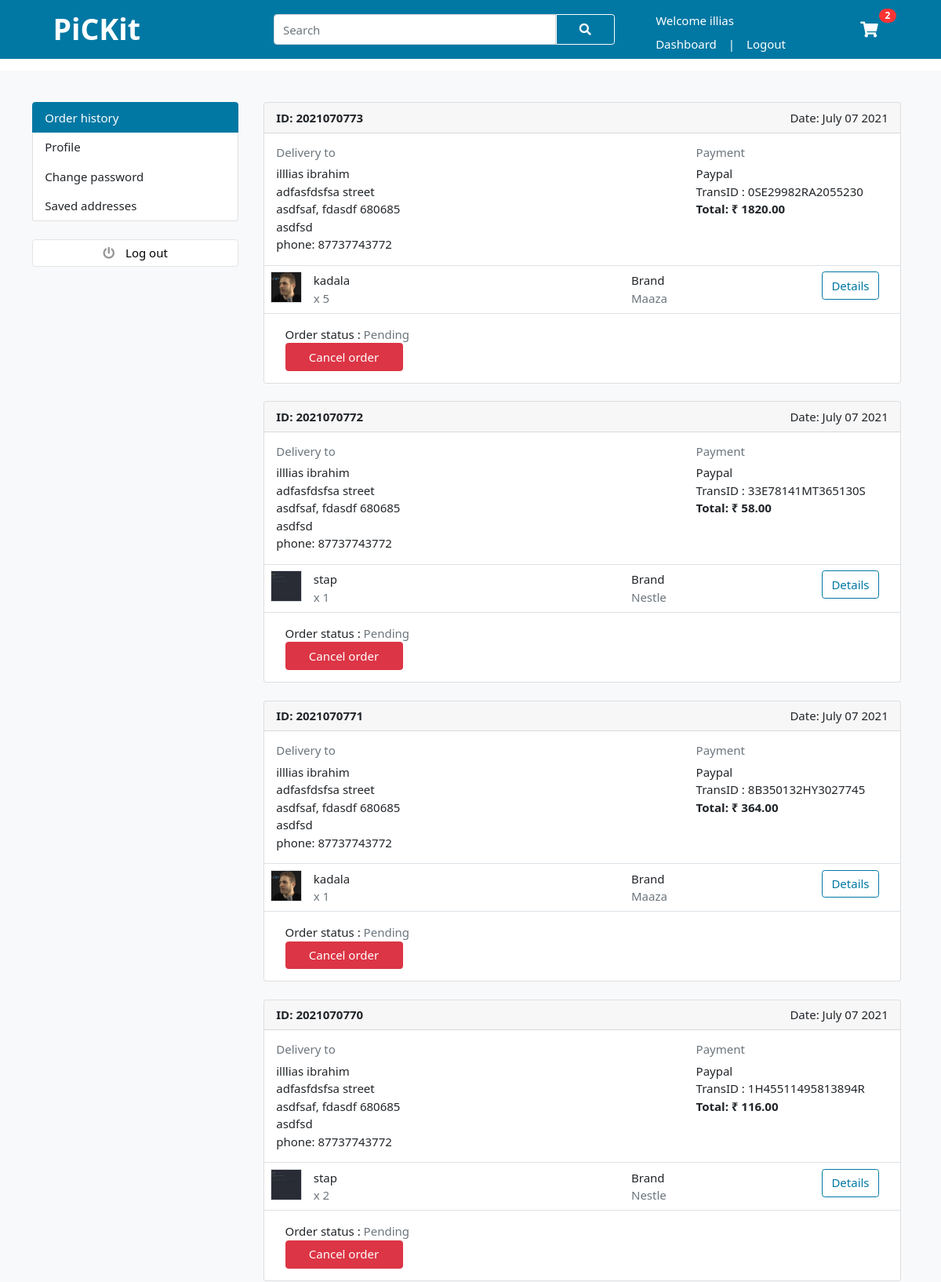
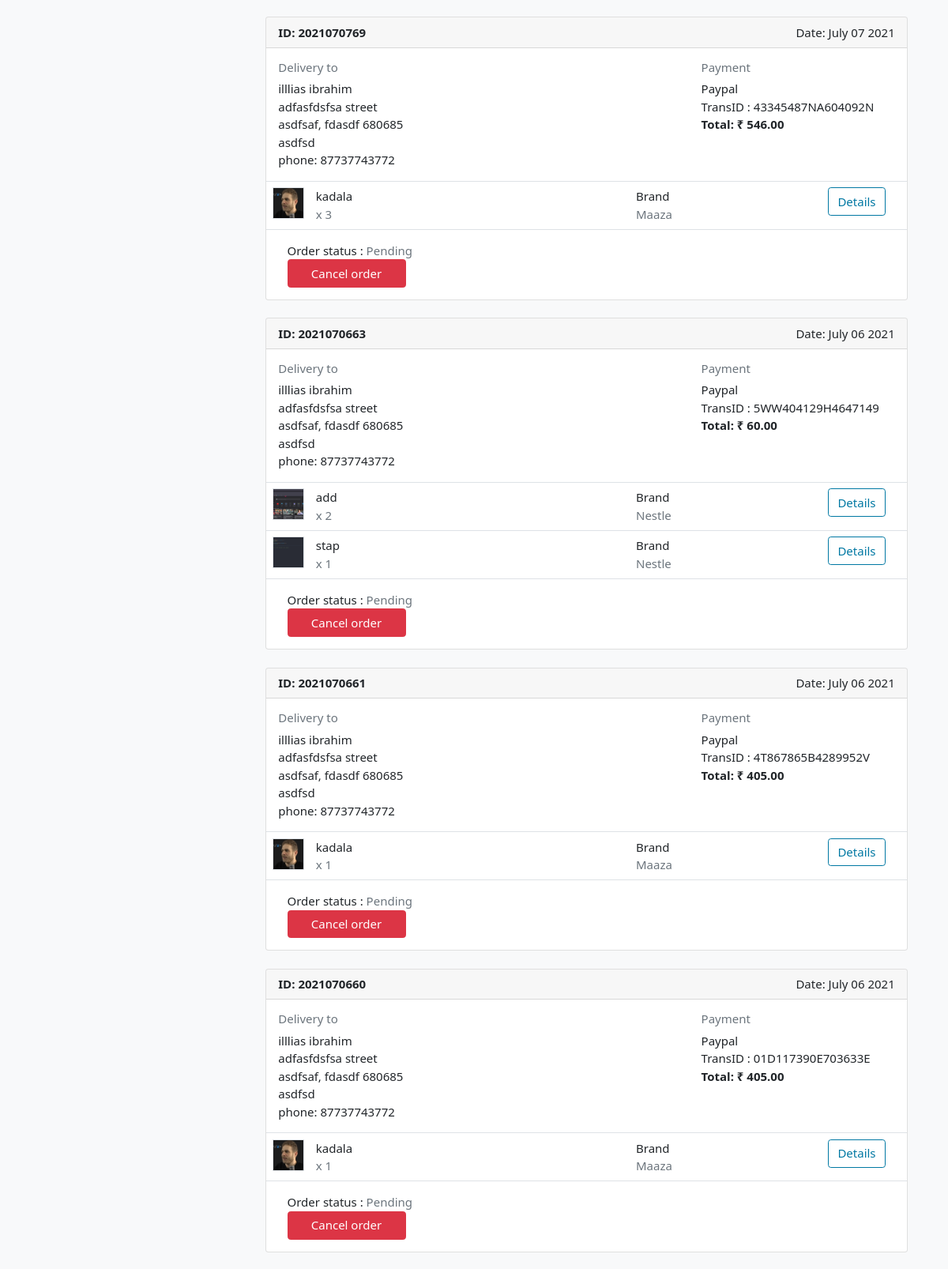
Page /account/ (signed in, upper part) on the committed database (2 pictures, top to bottom).
### user/models.py (models this page shows, shortened)
class Account(AbstractBaseUser):
    first_name      = models.CharField(max_length=50)
    last_name       = models.CharField(max_length=50)
    email           = models.EmailField(max_length=100, unique=True)
    username        = models.CharField(max_length=50, blank=True)
    phone           = models.CharField(max_length=13, unique=True)
    has_access      = models.BooleanField(default=True)
    data_joined     = models.DateTimeField(auto_now_add=True)
    last_login      = models.DateTimeField(auto_now=True)
    is_admin        = models.BooleanField(default=False)
    is_active       = models.BooleanField(default=True)
    is_staff        = models.BooleanField(default=False)
    is_superadmin   = models.BooleanField(default=False)
    USERNAME_FIELD  = 'phone'
    REQUIRED_FIELDS = ['first_name', 'last_name', 'email','username']
    objects = MyAccountManager()

class Order(models.Model):
    STATUS ={
        ('Pending', 'Pending'),
        ('Rejected','Rejected'),
        ('Accepted', 'Accepted'),
        ('Dispatched', 'Dispatched'),
        ('Delivered','Delivered'),
        ('Cancelled', 'Cancelled'),
    }
    user            = models.ForeignKey(Account,on_delete=models.SET_NULL,null=True)
    payment         = models.ForeignKey(Payment,on_delete=models.SET_NULL,null=True,blank=True)
    order_number    = models.CharField(max_length=20)
    first_name      = models.CharField(max_length=50)
    last_name       = models.CharField(max_length=50)
    phone           = models.CharField(max_length=15)
    email           = models.EmailField(max_length=100)
    country         = models.CharField(max_length=30)
    state           = models.CharField(max_length=30)
    street          = models.CharField(max_length=100)
    city            = models.CharField(max_length=50)
    pin             = models.CharField(max_length=10)
    building        = models.CharField(max_length=50, blank=True)
    landmark        = models.CharField(max_length=50,blank=True)
    coupon          = models.ForeignKey(Coupon,on_delete=models.SET_NULL,null=True)
    order_total     = models.FloatField()
    order_discount  = models.FloatField()
    total           = models.FloatField(blank=True,null=True)
    status          = models.CharField(max_length=20,choices=STATUS,default='Pending')
    ip              = models.CharField(max_length=20,blank=True)
    is_ordered      = models.BooleanField(default=False)
    created_at      = models.DateTimeField(auto_now_add=True)
    updated_at      = models.DateTimeField(auto_now=True)

class Payment(models.Model):
    user            = models.ForeignKey(Account,on_delete=models.CASCADE)
    payment_id      = models.CharField(max_length=100)
    payment_method  = models.CharField(max_length=100)
    amount_paid     = models.CharField(max_length=100)
    status          = models.CharField(max_length=100)
    created_at      = models.DateTimeField(auto_now_add=True)

class OrderProduct(models.Model):
    order           = models.ForeignKey(Order,on_delete=models.CASCADE)
    payment         = models.ForeignKey(Payment,on_delete=models.SET_NULL,blank=True,null=True)
    user            = models.ForeignKey(Account,on_delete=models.CASCADE)
    product         = models.ForeignKey(Product,on_delete=models.CASCADE)
    quantity        = models.IntegerField()
    product_price   = models.FloatField()
    ordered         = models.BooleanField(default=False)
    created_at      = models.DateTimeField(auto_now_add=True)
    updated_at      = models.DateTimeField(auto_now=True)

### vendor/models.py (models this page shows, shortened)
class Product(models.Model):
    product_name    = models.CharField(max_length=100, unique=True)
    mrp             = models.IntegerField()
    offer           = models.IntegerField(default=0)
    quantity        = models.CharField(max_length=10)
    description     = models.TextField(blank=True)
    brand           = models.ForeignKey(Brand, on_delete=models.CASCADE)
    category        = models.ForeignKey(Category, on_delete=models.CASCADE)
    image_1         = models.ImageField(upload_to = 'photos/products/primary')
    image_2         = models.ImageField(upload_to = 'photos/products/secondary')
    image_3         = models.ImageField(upload_to = 'photos/products/secondary', blank = True)
    image_4         = models.ImageField(upload_to = 'photos/products/secondary', blank = True)
    added_at        = models.DateTimeField(auto_now_add=True)
    modified_at     = models.DateTimeField(auto_now=True)

class Brand(models.Model):
    brand_name   = models.CharField(max_length=50,unique=True)
    time_added   = models.DateTimeField(auto_now_add=True)

### user/views.py (the view)
# urls.py: path('account/',views.account,name="account"),
@login_required(login_url='sign-in')
def account(request):
    orders = Order.objects.all().filter(user=request.user,is_ordered=True).order_by('-created_at')
    order_products = OrderProduct.objects.all().filter(user=request.user)
    context = {
        'orders':orders,
        'order_products':order_products
    }
    return render(request,'user/dashboard.html',context)

### user/context_processors.py (called while the page is built)
def menu_links(request):
    links = Category.objects.all()
    return dict(links=links)

def counter(request):
    cart_count = 0
    if 'admin' in request.path:
        return {}
    else:
        try:
            cart = Cart.objects.filter(cart_id = _cart_id(request))
            if request.user.is_authenticated:
                cart_items = CartItem.objects.all().filter(user= request.user)
            else:
                cart_items = CartItem.objects.all().filter(cart=cart[:1])
            for cart_item in cart_items:
                cart_count += cart_item.quantity
        except Cart.DoesNotExist:
            cart_count = 0
    return dict(cart_count = cart_count)

### user/views.py (called while the page is built)
def _cart_id(request):
    cart = request.session.session_key
    if not cart:
        cart = request.session.create()
    return cart

### templates/user/dashboard.html (shortened to what this page needs)
{% extends 'user/base.html' %}
{% load static %}
{% block content %}
<section class="section-conten padding-y bg">
	<div class="container">
		<div class="row">
			<aside class="col-lg-3 filter">
				<ul class="list-group">
					<a class="list-group-item activate" href=""> Order history </a>
					<a class="list-group-item" href="{% url 'profile' %}">Profile</a>
					<a class="list-group-item " href="{% url 'change-password' %}">Change password</a>
					<a class="list-group-item" href="{% url 'saved-address' %}">Saved addresses</a>
				</ul>
				<br>
				<a class="btn btn-light btn-block" href="#"> <i class="fa fa-power-off"></i> <span class="text">Log
						out</span> </a>
			</aside>
			<main class="col-lg-9">
				{% if not orders %}
				<div class="d-flex  justify-content-center">
				<div>
				<h4>You don't have any orders yet</h4>
				<a class="btn btn-outline-major" href="{% url 'store' %}">Continue shopping</a>
				</div>
				</div>
				{% else %}
				{% for order in orders %}
				<div class="col-md-12 mb-4">
					<article class="card">
						<header class="card-header d-flex justify-content-between">
							<div>
								<strong>ID: {{ order.order_number }}</strong>
							</div>
							<div>
							<p>Date: {{ order.created_at | date:"F d Y" }}</p>
							</div>
						</header>
						<div class="card-body">
							<div class="row">
								<div class="col-md-8">
									<h6 class="text-muted">Delivery to</h6>
									<p style="margin: 0; padding: 0;">{{order.first_name}} {{order.last_name}}
										<br>{{order.street}}
										<br>{{order.city}}, {{order.state}}
										{{order.pin}}
										<br>{{order.country}}
										<br>phone: {{order.phone}}
									</p>
								</div>
								<div class="col-md-4 payment-div">
									<h6 class="text-muted">Payment</h6>
									<span class="">
										{{ order.payment.payment_method}}
									</span>
									<p>TransID : {{ order.payment.payment_id }} <br>
										<span class="b">Total: ₹ {{ order.payment.amount_paid }}0 </span>
									</p>
								</div>
							</div>
						</div>
						<div class="table-responsive">
							<table class="table table-hover">
								{% for order_product in order_products %}
								{% if order == order_product.order %}
								<tr>
									<td width="6%">
										{% if order_product.product.image_1 %}
											<img src="{{ order_product.product.image_1.url }}" class="img-xs border ">
											{% else %}
											<img src="{% static 'users/images/image-not-found.png' %}" class="img-xs border ">
											{% endif %}
									</td>
									<td width="50%">
										<p class="title mb-0">{{ order_product.product.product_name }}</p>
										<var class=" text-muted">x {{ order_product.quantity }}</var>
									</td>
									<td width="30%"> Brand<br> <span class="text-secondary">{{order_product.product.brand.brand_name}} </span></td>
									<td> <a href="{% url 'product' order_product.product.id %}" class="btn btn-outline-major">Details</a> </td>
								</tr>
								{% endif %}
								{% endfor %}
							</table>
						</div>
						<div class="row d-flex justify-content-around mb-3 ml-3">
							<div>Order status : <span {% if order.status == 'Pending' %}
								class="text-secondary"
								{% elif order.status == 'Cancelled' or order.status == 'Rejected' %}
								class="text-danger"
								{% else %}
								class="text-success"
								{% endif %}
								>{{order.status}}</span>
							</div>
							<div>
								{% if order.status != 'Cancelled'%}
								<a href="{% url 'cancel-order' order.id %}" style="width: 10em;" class="btn btn-danger">Cancel order</a>
								{% endif %}
							</div>
						</div>
					</article>
				</div>
				{% endfor %}
				{% endif %}
			</main>
		</div>
	</div>
</section>
{% endblock %}

### templates/user/includes/nav.html (shortened to what this page needs)
{% load static %}
<header class="nav-container" >
    <div class="container">
        <nav class="navbar navbar-expand-lg ">
            <div class="container-fluid	">
                <a class="pickit" href="{% url 'home' %}"><p>PiCKit</p></a>
                <div class="collapse navbar-collapse justify-content-end" id="navbarSupportedContent">
                    <form action="{% url 'search' %}" class="d-flex nav-search search-nav ">
                        <input name="search_key" class="form-control search-nav search-nav-input" type="search" placeholder="Search"
                            aria-label="Search">
                        <button  class="btn btn-outline-light search-nav search-nav-btn" type="submit"><i
                                class="fas fa-search"></i></button>
                    </form>
                    <div class="d-flex flex-row">
                        {% if user.id is None %}
                        <div class="d-flex flex-column welcome">
                            <ul class="navbar-nav me-auto mb-2 mb-lg-0">
                                <li class="text-white nav-link">Welcome guest!</li>
                            </ul>
                            <ul class="navbar-nav me-auto mb-2 mb-lg-0">
                                <li class="nav-item">
                                    <a class="nav-link active" href="{% url 'sign-in' %}">Sign in</a>
                                </li>
                                <li class="nav-item pipe">
                                    <p class="nav-link text-white">|</p>
                                </li>
                                <li class="nav-item">
                                    <a class="nav-link active" href="{% url 'sign-up' %}">Sign up</a>
                                </li>
                                <li class="nav-item">
                                    <a class="nav-link active filter-text" href="{% url 'cart' %}">Cart</a>
                                </li>
                            </ul>
                        </div>
                        {% else %}
                        <div class="d-flex flex-column welcome">
                            <ul class="navbar-nav me-auto mb-2 mb-lg-0">
                                <li class="text-white nav-link cart-icon">Welcome {{ user.first_name }}</li>
                            </ul>
                            <ul class="navbar-nav me-auto mb-2 mb-lg-0">
                                <li class="nav-item">
                                    <a class="nav-link active" href="{% url 'account' %}">Dashboard</a>
                                </li>
                                <li class="nav-item pipe">
                                    <p class="nav-link text-white">|</p>
                                </li>
                                <li class="nav-item">
                                    <a class="nav-link active" href="{% url 'logout' %}">Logout</a>
                                </li>
                            </ul>
                        </div>
                        {% endif %}
                        <div class="align-self-center">
                            <a href="{% url 'cart' %}" class="widget-header pl-3 ml-3">
                                <div class=" cart icon cart-icon icon-sm"><i class="fa fa-shopping-cart"></i>
                                </div id="cartCount">
                                <span id="badgeCount"  class="badge badge-pill badge-danger notify">{{ cart_count }}</span>
                            </a>
                        </div>
                    </div>
                </div>
            </div>
        </nav>
    </div>
</header>

### static/users/css/ui.css (style rules this page uses)
html { font-family: "Inter", sans-serif; font-size: 15px; }
:root { --major:#0078a3; --cyan-mix:#4ac0d0; }
.icon-xs, .icon-sm, .icon-md, .icon-lg { display: inline-block; text-align: center; flex-shrink: 0; flex-grow: 0; }
.icon-sm { width: 48px; height: 48px; line-height: 48px !important; font-size: 20px; }
.img-xs, .img-sm, .img-md, .img-lg { -o-object-fit: cover; object-fit: cover; flex-shrink: 0; flex-grow: 0; }
.img-xs { width: 40px; height: 40px; }
.padding-y { padding-top: 40px; padding-bottom: 40px; }
var { font-style: normal; }
article:after, .form-group:after { display: block; clear: both; content: ""; }
.bg { background-color: #f8f9fa; }
.b { font-weight: 600; }
p:last-child { margin-bottom: 0; }
.nav-link { color: white; padding-bottom: 0%; text-decoration: none; }
.widget-header { display: inline-block; vertical-align: middle; position: relative; }
.widget-header i { color: #969696; }
.widget-header .notify { position: absolute; top: -3px; right: -10px; }
.pickit { margin-right: 2rem; color: white; font-size: 2.5rem; font-weight: bold; text-decoration: none; }
.search-nav-btn { background: var(--major); color: white;; border-top-left-radius: 0px; border-bottom-left-radius: 0px; border: 1px solid white; width: 5em; }
.search-nav-input { width: 24em; height: 2.6em; border-top-right-radius: 0px; border-bottom-right-radius: 0px; }
.cart-icon i { color: white; text-decoration: none; }
.nav-container { background: var(--major); position: fixed; top: 0%; left: 0%; width: 100vw; margin: 0; z-index: 4; }
.btn-light { background-color: #fff; border-color: #e4e4e4; }
.btn-light i { color: #969696; }
.btn i + .text { margin-left: 10px; }
.notify { position: absolute; top: -4px; right: -10px; display: inline-block; padding: 0.25em 0.6em; font-size: 12px; line-height: 1; text-align: center; border-radius: 3rem; color: #fff; background-color: #fa3434; }
.activate { background-color: var(--major); border-color: var(--major); color: white; }
.btn-outline-major { border-color: var(--major); color: var(--major); background-color: white; }
@media (min-width:992px) { .welcome { margin: 0 3em; } }

### rows in the picture
Account: first_name "illias"
Order: order_number "2021070773", created_at "July 07 2021", first_name "illlias", last_name "ibrahim", street "adfasfdsfsa street", city "asdfsaf", state "fdasdf", pin "680685", country "asdfsd", phone "87737743772", payment.payment_method "Paypal", payment.payment_id "0SE29982RA2055230", payment.amount_paid "1820.0", status "Pending", shows "Cancel order"
OrderProduct: product.image_1 (picture), product.product_name "kadala", quantity "5", product.brand.brand_name "Maaza"
Order: order_number "2021070772", created_at "July 07 2021", first_name "illlias", last_name "ibrahim", street "adfasfdsfsa street", city "asdfsaf", state "fdasdf", pin "680685", country "asdfsd", phone "87737743772", payment.payment_method "Paypal", payment.payment_id "33E78141MT365130S", payment.amount_paid "58.0", status "Pending", shows "Cancel order"
OrderProduct: product.image_1 (picture), product.product_name "stap", quantity "1", product.brand.brand_name "Nestle"
Order: order_number "2021070771", created_at "July 07 2021", first_name "illlias", last_name "ibrahim", street "adfasfdsfsa street", city "asdfsaf", state "fdasdf", pin "680685", country "asdfsd", phone "87737743772", payment.payment_method "Paypal", payment.payment_id "8B350132HY3027745", payment.amount_paid "364.0", status "Pending", shows "Cancel order"
OrderProduct: product.image_1 (picture), product.product_name "kadala", quantity "1", product.brand.brand_name "Maaza"
Order: order_number "2021070770", created_at "July 07 2021", first_name "illlias", last_name "ibrahim", street "adfasfdsfsa street", city "asdfsaf", state "fdasdf", pin "680685", country "asdfsd", phone "87737743772", payment.payment_method "Paypal", payment.payment_id "1H45511495813894R", payment.amount_paid "116.0", status "Pending", shows "Cancel order"
OrderProduct: product.image_1 (picture), product.product_name "stap", quantity "2", product.brand.brand_name "Nestle"
Order: order_number "2021070769", created_at "July 07 2021", first_name "illlias", last_name "ibrahim", street "adfasfdsfsa street", city "asdfsaf", state "fdasdf", pin "680685", country "asdfsd", phone "87737743772", payment.payment_method "Paypal", payment.payment_id "43345487NA604092N", payment.amount_paid "546.0", status "Pending", shows "Cancel order"
OrderProduct: product.image_1 (picture), product.product_name "kadala", quantity "3", product.brand.brand_name "Maaza"
Order: order_number "2021070663", created_at "July 06 2021", first_name "illlias", last_name "ibrahim", street "adfasfdsfsa street", city "asdfsaf", state "fdasdf", pin "680685", country "asdfsd", phone "87737743772", payment.payment_method "Paypal", payment.payment_id "5WW404129H4647149", payment.amount_paid "60.0", status "Pending", shows "Cancel order"
OrderProduct: product.image_1 (picture), product.product_name "add", quantity "2", product.brand.brand_name "Nestle"
OrderProduct: product.image_1 (picture), product.product_name "stap", quantity "1", product.brand.brand_name "Nestle"
Order: order_number "2021070661", created_at "July 06 2021", first_name "illlias", last_name "ibrahim", street "adfasfdsfsa street", city "asdfsaf", state "fdasdf", pin "680685", country "asdfsd", phone "87737743772", payment.payment_method "Paypal", payment.payment_id "4T867865B4289952V", payment.amount_paid "405.0", status "Pending", shows "Cancel order"
OrderProduct: product.image_1 (picture), product.product_name "kadala", quantity "1", product.brand.brand_name "Maaza"
Order: order_number "2021070660", created_at "July 06 2021", first_name "illlias", last_name "ibrahim", street "adfasfdsfsa street", city "asdfsaf", state "fdasdf", pin "680685", country "asdfsd", phone "87737743772", payment.payment_method "Paypal", payment.payment_id "01D117390E703633E", payment.amount_paid "405.0", status "Pending", shows "Cancel order"
OrderProduct: product.image_1 (picture), product.product_name "kadala", quantity "1", product.brand.brand_name "Maaza"

### other values in the picture
{{ cart_count }} "2"
